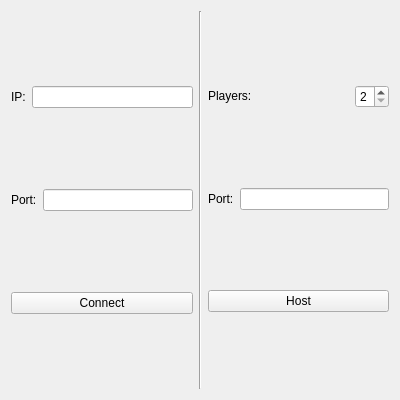
<?xml version="1.0" encoding="UTF-8"?>
<ui version="4.0">
 <class>MenuScreenWidget</class>
 <widget class="QWidget" name="MenuScreenWidget">
  <property name="geometry">
   <rect>
    <x>0</x>
    <y>0</y>
    <width>400</width>
    <height>400</height>
   </rect>
  </property>
  <property name="sizePolicy">
   <sizepolicy hsizetype="Minimum" vsizetype="Minimum">
    <horstretch>0</horstretch>
    <verstretch>0</verstretch>
   </sizepolicy>
  </property>
  <property name="windowTitle">
   <string>Form</string>
  </property>
  <layout class="QHBoxLayout" name="horizontalLayout">
   <item>
    <layout class="QVBoxLayout" name="connectLayout">
     <item>
      <layout class="QHBoxLayout" name="ipLayout">
       <property name="sizeConstraint">
        <enum>QLayout::SetMinimumSize</enum>
       </property>
       <item>
        <widget class="QLabel" name="ipLabel">
         <property name="sizePolicy">
          <sizepolicy hsizetype="Preferred" vsizetype="Maximum">
           <horstretch>0</horstretch>
           <verstretch>0</verstretch>
          </sizepolicy>
         </property>
         <property name="text">
          <string>IP:</string>
         </property>
        </widget>
       </item>
       <item>
        <widget class="QLineEdit" name="ipLineEdit"/>
       </item>
      </layout>
     </item>
     <item>
      <layout class="QHBoxLayout" name="portLayout">
       <item>
        <widget class="QLabel" name="portLabel">
         <property name="sizePolicy">
          <sizepolicy hsizetype="Preferred" vsizetype="Maximum">
           <horstretch>0</horstretch>
           <verstretch>0</verstretch>
          </sizepolicy>
         </property>
         <property name="text">
          <string>Port:</string>
         </property>
        </widget>
       </item>
       <item>
        <widget class="QLineEdit" name="portLineEdit"/>
       </item>
      </layout>
     </item>
     <item>
      <widget class="QPushButton" name="connectButton">
       <property name="text">
        <string>Connect</string>
       </property>
      </widget>
     </item>
    </layout>
   </item>
   <item>
    <widget class="Line" name="line">
     <property name="orientation">
      <enum>Qt::Vertical</enum>
     </property>
    </widget>
   </item>
   <item>
    <layout class="QVBoxLayout" name="hostLayout">
     <item>
      <layout class="QHBoxLayout" name="playersLayout">
       <item>
        <widget class="QLabel" name="playersLabel">
         <property name="sizePolicy">
          <sizepolicy hsizetype="Minimum" vsizetype="Maximum">
           <horstretch>0</horstretch>
           <verstretch>0</verstretch>
          </sizepolicy>
         </property>
         <property name="text">
          <string>Players:</string>
         </property>
        </widget>
       </item>
       <item>
        <widget class="QSpinBox" name="playersSpinBox">
         <property name="sizePolicy">
          <sizepolicy hsizetype="Maximum" vsizetype="Fixed">
           <horstretch>0</horstretch>
           <verstretch>0</verstretch>
          </sizepolicy>
         </property>
         <property name="minimum">
          <number>2</number>
         </property>
         <property name="maximum">
          <number>4</number>
         </property>
        </widget>
       </item>
      </layout>
     </item>
     <item>
      <layout class="QHBoxLayout" name="portLayout_2">
       <item>
        <widget class="QLabel" name="portLabel_2">
         <property name="sizePolicy">
          <sizepolicy hsizetype="Preferred" vsizetype="Maximum">
           <horstretch>0</horstretch>
           <verstretch>0</verstretch>
          </sizepolicy>
         </property>
         <property name="text">
          <string>Port:</string>
         </property>
        </widget>
       </item>
       <item>
        <widget class="QLineEdit" name="portLineEdit_2"/>
       </item>
      </layout>
     </item>
     <item>
      <widget class="QPushButton" name="hostButton">
       <property name="text">
        <string>Host</string>
       </property>
      </widget>
     </item>
    </layout>
   </item>
  </layout>
 </widget>
 <resources/>
 <connections/>
</ui>
